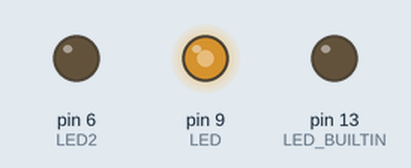
This sketch was run on a simulated Arduino Uno, built with avr-gcc and run on an emulated ATmega328P. Shown: output pins drawn as LEDs (lit = HIGH).

Above: at 0.1 s.
Timing chart, 0 to 1.6 s (numbered marks = the images above):
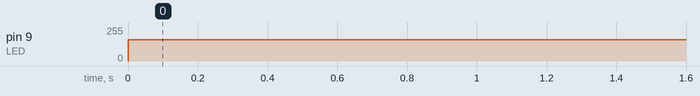

The sketch:

sketch_nov23c.ino
```cpp
const int LED=9;
const int LED2=6;
void setup() {
 pinMode(LED_BUILTIN, OUTPUT);
 digitalWrite(LED_BUILTIN, LOW);
 pinMode (LED, OUTPUT);
 pinMode (LED2, OUTPUT);
}

void loop() {
 analogWrite(9,160);
}
```

Measured:
- by itself, pin 9 (LED): 0/255 → 160/255 at 0.00 s
